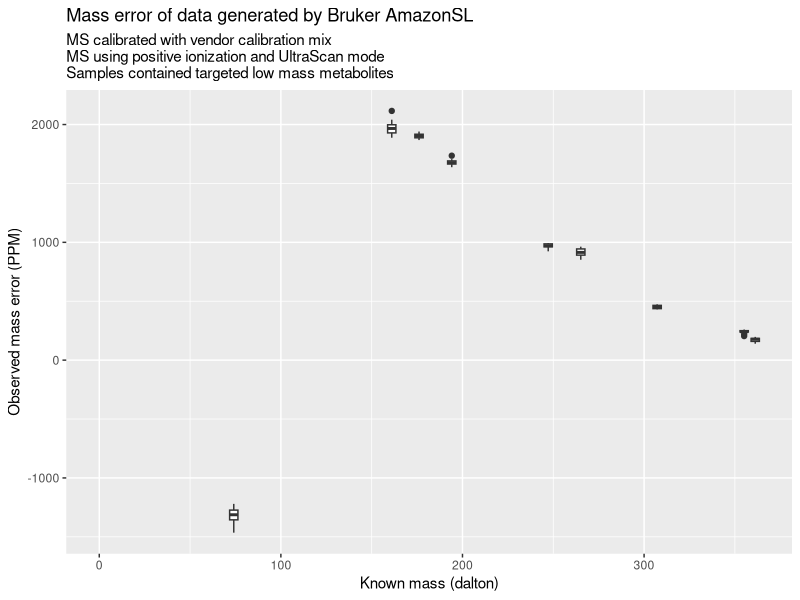

R code for this plot:
# Hegeman Lab UMN
# Mark Esler, 2018
#
# Calculate mean mass error of a mass spectrometry run
# by comparing observed and known masses of molecules.
#
# The input file must contain the columns:
# (1) molecule (2) formula (3) known_mass & (4) observed mass.

df <- read.table('input-data.tsv',header=T)

PROTON = 1.007276
for (i in 1:nrow(df)) {
  if (df$polarity[i] == "positive") {
    df$charged_mass[i] = df$monoisotopic_mass[i] + PROTON
  }
  if (df$polarity[i] == "negative") {
    df$charged_mass[i] = df$monoisotopic_mass[i] - PROTON
  }
}
df$delta <- df$charged_mass-df$observed_mass
df$mass_error <- df$delta/df$charged_mass*1e6
print(paste("Average PPM mass error:",mean(df$mass_error)))
print(paste("Overall SD per million:",sd(df$mass_error)))
write.table(df,file='output-data.tsv',sep="\t",row.names=F)

summary <- aggregate(cbind(observed_mass, mass_error) ~ charged_mass, df, mean)
summary$delta <- summary$charged_mass - summary$observed_mass
summary$molecule <- as.character(unique(df$molecule))
summary$formula <- as.character(unique(df$formula))
summary$monoisotopic_mass <- as.character(unique(df$monoisotopic_mass))
names(summary)[names(summary)=="observed_mass"] <- "observed_mass_avg"
names(summary)[names(summary)=="mass_error"] <- "mass_error_avg"
summary <- subset(summary, select=c(5,6,7,1,2,3,4))
write.table(summary,file='output-summary.tsv',sep="\t",row.names=F)

#install.packages("ggplot2",repos = "http://cran.us.r-project.org")
library(ggplot2)
p1 <- ggplot(df, aes(charged_mass, mass_error)) +
      geom_boxplot(aes(group = charged_mass)) +
      expand_limits(x=0,y=0) +
      labs(title="Mass error of data generated by Bruker AmazonSL",
	   subtitle="MS calibrated with vendor calibration mix\nMS using positive ionization and UltraScan mode\nSamples contained targeted low mass metabolites",
           x="Known mass (dalton)",
	   y="Observed mass error (PPM)")
#p2 <- ggplot(df, aes(charged_mass, delta)) + geom_boxplot(aes(group = known_mass)) + expand_limits(x=0,y=0)
ggsave("output-data.png")
